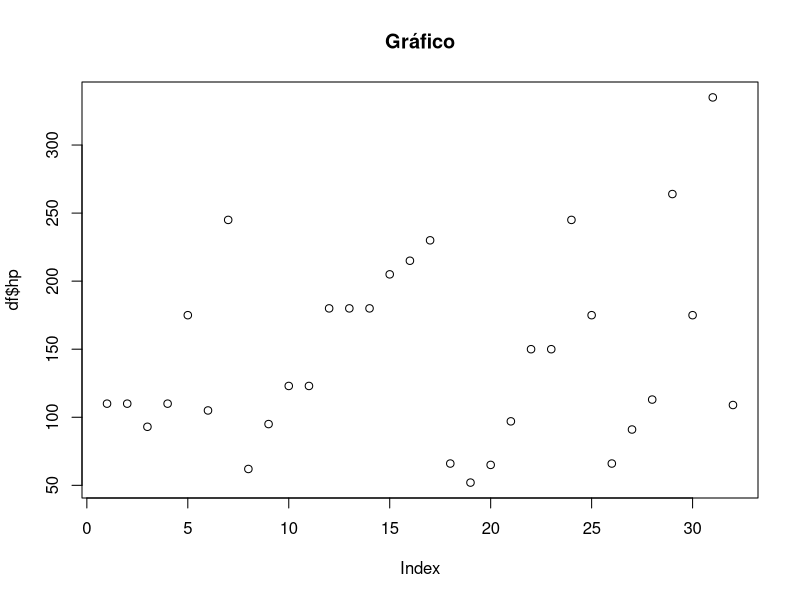

This figure's R source:
###############################################################################
#                 TALLer de Github con R                                    #
###############################################################################


# Introducción a Github
#1. instalar  Git
#2. Crear repositorio de Github
#3. Crear un proyecto con versi[on control *Git()]
#4. Clonar repositorio a la computadora.

#Crear c[odigo]
df<-mtcars
names(mtcars)

summary(mtcars)
plot(df$hp,main = "Gráfico")

## Modificación##
